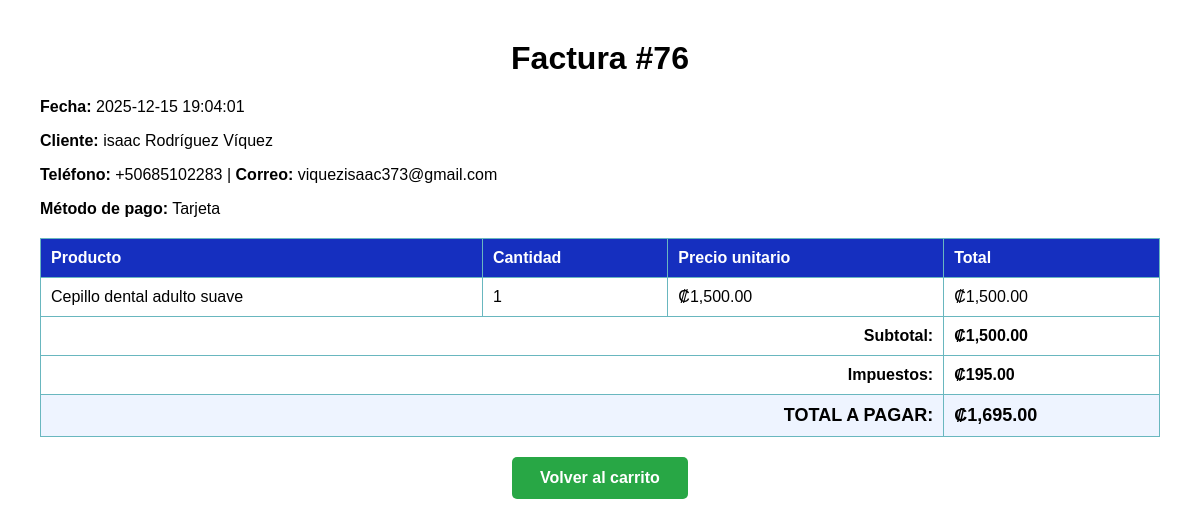
The page /modulos/ventas/factura.php?id_venta=76 on the database its author committed.
### tables this page shows
CREATE TABLE `ventas` (
  `id_venta` int NOT NULL,
  `id_usuario` int NOT NULL,
  `id_cliente` int NOT NULL,
  `fecha_venta` datetime DEFAULT CURRENT_TIMESTAMP,
  `subtotal` decimal(10,2) DEFAULT NULL,
  `impuestos` decimal(10,2) DEFAULT NULL,
  `total` decimal(10,2) DEFAULT NULL,
  `metodo_pago` varchar(50) DEFAULT NULL,
  `estado` tinyint(1) DEFAULT '1'
);

CREATE TABLE `usuarios` (
  `id_usuario` int NOT NULL,
  `nombre` varchar(100) DEFAULT NULL,
  `apellido1` varchar(100) DEFAULT NULL,
  `apellido2` varchar(100) DEFAULT NULL,
  `email` varchar(120) NOT NULL,
  `telefono` varchar(20) DEFAULT NULL,
  `identificacion` varchar(50) NOT NULL,
  `tipo_doc` varchar(20) NOT NULL,
  `password` varchar(255) NOT NULL,
  `id_rol` int NOT NULL,
  `fecha_creacion` datetime DEFAULT CURRENT_TIMESTAMP
);

CREATE TABLE `detalle_venta` (
  `id_detalle` int NOT NULL,
  `id_venta` int NOT NULL,
  `id_producto` int NOT NULL,
  `id_lote` int DEFAULT NULL,
  `cantidad` int NOT NULL,
  `precio_unitario` decimal(10,2) DEFAULT NULL,
  `total` decimal(10,2) DEFAULT NULL,
  `descuento` decimal(10,2) DEFAULT '0.00'
);

CREATE TABLE `productos` (
  `id_producto` int NOT NULL,
  `nombre` varchar(150) NOT NULL,
  `descripcion` text,
  `unidad` varchar(100) DEFAULT NULL,
  `id_categoria` int DEFAULT NULL,
  `precio` decimal(10,2) NOT NULL,
  `costo_unidad` decimal(10,2) DEFAULT NULL,
  `stock_total` int NOT NULL,
  `stock_minimo` int DEFAULT '0',
  `fecha_creacion` datetime DEFAULT CURRENT_TIMESTAMP,
  `actualizado_en` timestamp NULL DEFAULT CURRENT_TIMESTAMP ON UPDATE CURRENT_TIMESTAMP,
  `fecha_caducidad` date DEFAULT NULL,
  `estado` enum('activo','inactivo') DEFAULT 'activo',
  `descuento` decimal(5,2) DEFAULT '0.00'
);

### modulos/ventas/factura.php (the view, shortened to what this page needs)
<?php
require '../../config/conexion.php';
$venta = null;
$productos = [];
try {
    $id_venta = (int)$_GET['id_venta'];
    $sql_venta = "
        SELECT
            v.id_venta,
            v.fecha_venta,
            v.subtotal,
            v.impuestos,
            v.total,
            v.metodo_pago,
            CONCAT(uc.nombre, ' ', uc.apellido1, ' ', IFNULL(uc.apellido2, '')) AS cliente_nombre,
            uc.telefono   AS cliente_telefono,
            uc.email      AS cliente_correo
        FROM ventas v
        INNER JOIN clientes c ON v.id_cliente = c.id_cliente
        INNER JOIN usuarios uc ON c.id_usuario = uc.id_usuario
        WHERE v.id_venta = ?
    ";
    $stmt = $conn->prepare($sql_venta);
    $stmt->bind_param("i", $id_venta);
    $stmt->execute();
    $venta = $stmt->get_result()->fetch_assoc();
    $sql_detalle = "SELECT dv.id_producto, p.nombre, dv.cantidad, dv.precio_unitario, dv.total, dv.descuento
                    FROM detalle_venta dv
                    JOIN productos p ON dv.id_producto = p.id_producto
                    WHERE dv.id_venta = ?";
    $stmt2 = $conn->prepare($sql_detalle);
    $stmt2->bind_param("i", $id_venta);
    $stmt2->execute();
    $result_detalle = $stmt2->get_result();
    $productos = [];
    while ($row = $result_detalle->fetch_assoc()) {
        $productos[] = $row;
    }
} catch (Throwable $e) {
    try {
        if (isset($conn) && $conn instanceof mysqli) {
            if (isset($conn) && $conn instanceof mysqli && method_exists($conn, 'in_transaction') && $conn->in_transaction()) {
                try { $conn->rollback(); } catch (Throwable $__ignore) {}
            }
        }
    } catch (Throwable $__ignored) {}
    try {
        if (isset($conn)) { @$conn->close(); }
        include_once '../../config/conexion.php';
        $id_usuario_log = $_SESSION['user']['id_usuario'] ?? null;
        $accion = 'FACTURA_ERROR';
        $modulo = 'ventas/factura';
        $ip = $_SERVER['REMOTE_ADDR'] ?? 'UNKNOWN';
        $user_agent = $_SERVER['HTTP_USER_AGENT'] ?? 'UNKNOWN';
        $detalles = 'Error técnico: ' . $e->getMessage();
        $stmtLog = $conn->prepare("CALL SP_USUARIO_BITACORA(?, ?, ?, ?, ?, ?)");
        if ($stmtLog) {
            $stmtLog->bind_param("isssss", $id_usuario_log, $accion, $modulo, $ip, $user_agent, $detalles);
            $stmtLog->execute();
            $stmtLog->close();
        }
        if (isset($conn)) { @$conn->close(); }
    } catch (Throwable $logError) {
        error_log("Fallo al escribir en bitácora (factura): " . $logError->getMessage());
    }
    stopWithAlert('Ocurrió un error al cargar la factura.', 'Error', 'error');
}
?>
<!DOCTYPE html>
<html lang="es">
<head>
</head>
<body>
    <h1>Factura #<?php echo $venta['id_venta']; ?></h1>
    <p><strong>Fecha:</strong> <?php echo $venta['fecha_venta']; ?></p>
    <p><strong>Cliente:</strong> <?php echo $venta['cliente_nombre']; ?></p>
    <p><strong>Teléfono:</strong> <?php echo $venta['cliente_telefono']; ?> |
       <strong>Correo:</strong> <?php echo $venta['cliente_correo']; ?></p>
    <p><strong>Método de pago:</strong> <?php echo $venta['metodo_pago']; ?></p>
    <table>
        <thead>
            <tr>
                <th>Producto</th>
                <th>Cantidad</th>
                <th>Precio unitario</th>
                <th>Total</th>
            </tr>
        </thead>
        <tbody>
        <?php foreach ($productos as $p): ?>
            <tr>
                <td><?php echo $p['nombre']; ?></td>
                <td><?php echo $p['cantidad']; ?></td>
                <td>₡<?php echo number_format($p['precio_unitario'], 2); ?></td>
                <td>
                    ₡<?php echo number_format($p['total'], 2); ?>
                </td>
            </tr>
        <?php endforeach; ?>
        </tbody>
        <tfoot>
            <tr>
                <td colspan="3" style="text-align:right;">Subtotal:</td>
                <td>₡<?php echo number_format($venta['subtotal'], 2); ?></td>
            </tr>
            <tr>
                <td colspan="3" style="text-align:right;">Impuestos:</td>
                <td>₡<?php echo number_format($venta['impuestos'], 2); ?></td>
            </tr>
            <tr style="background:#eef4ff;">
                <td colspan="3" style="text-align:right; font-size:18px;">TOTAL A PAGAR:</td>
                <td style="font-size:18px;">₡<?php echo number_format($venta['total'], 2); ?></td>
            </tr>
        </tfoot>
    </table>
    <div style="text-align: center;">
        <a href="carrito.php" class="boton-carrito">Volver al carrito</a>
    </div>
</body>
</html>

### modulos/ventas/factura.php (style rules this page uses)
body { font-family: Arial, sans-serif; margin: 40px; }
h1 { text-align: center; }
table { width: 100%; border-collapse: collapse; margin-top: 20px; }
th, td { border: 1px solid #69B7BF; padding: 10px; text-align: left; }
th { background: #152fbf; color: white; }
tfoot td { font-weight: bold; }
.boton-carrito { display: inline-block; background: #28a745; color: #fff; padding: 12px 28px; border-radius: 5px; text-decoration: none; font-size: 16px; font-weight: bold; margin-top: 20px; }

### rows shown on the page
ventas: id_venta "76", fecha_venta "2025-12-15 19:04:01", id_usuario.telefono "+50685102283", id_usuario.email "viquezisaac373@gmail.com", metodo_pago "Tarjeta", subtotal "1,500.00", impuestos "195.00", total "1,695.00"
detalle_venta: id_producto.nombre "Cepillo dental adulto suave", cantidad "1", precio_unitario "1,500.00", total "1,500.00"

### other values the page prints
$venta['cliente_nombre'] "isaac Rodríguez Víquez"
